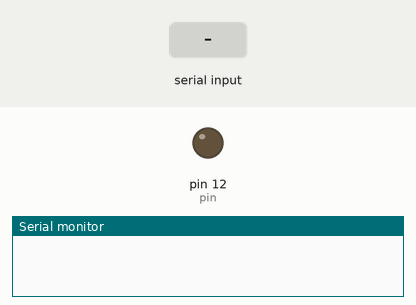
Simulated run of this sketch. Board: Arduino Uno, built with avr-gcc and run on an emulated ATmega328P. Shown: output pins drawn as LEDs (lit = HIGH), the last lines printed to the serial monitor. The test bench sets the inputs (shaded band).

Above: at 1.2 s.
1.3 s: "w" received over Serial
At 2.5 s:
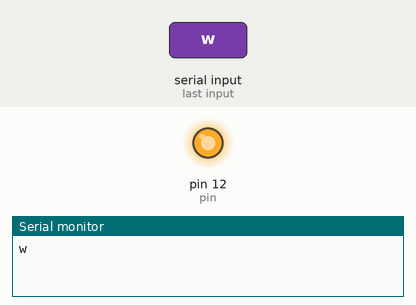
2.8 s: "r" received over Serial
At 3.8 s:
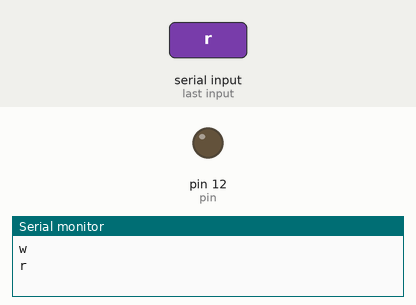
Timing chart, 0 to 5.8 s (numbered marks = the images above; inputs shaded):
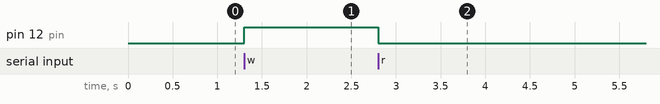

Measured:
- after the input at 1.3 s, pin 12 (pin): LOW → HIGH at once
- after the input at 2.8 s, pin 12 (pin): HIGH → LOW at once

The sketch:

hapticFeedback.ino
```cpp
char incomingByte; // data from serial port
#define pin 12
int flag=0;
void setup()
{
    Serial.begin (9600);
    pinMode(pin, OUTPUT);
}
void loop() {
    if (Serial.available() > 0)
    {
        incomingByte = Serial.read();
        Serial.println(incomingByte);
        if(incomingByte=='w' && !flag)
        {
            digitalWrite(pin, HIGH);
            flag = 1;
        }
        else if(incomingByte=='r' && flag)
        {
            digitalWrite(pin, LOW);
            flag = 0;
        }
    }
}
```
